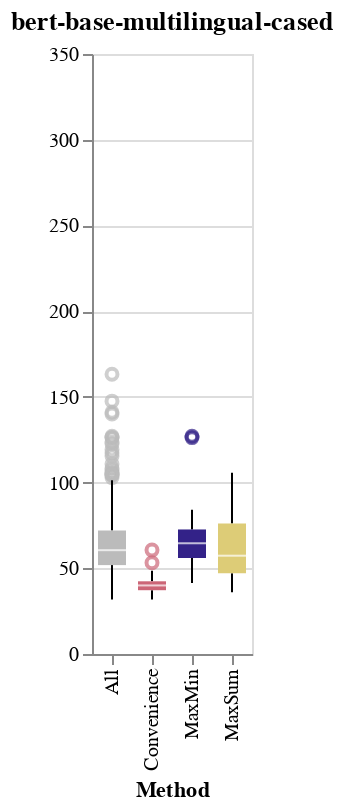

Source (notebook cell):
### Code cell
# plot relevant comparison
colors = ["#BBBBBB", "#CC6677", "#332288", "#DDCC77"]
plot = (
    alt.Chart(plot_df)
    .mark_boxplot()
    .encode(
        y=alt.Y("scores", title="").scale(domain=[0, 350]),
        x="Method",
        color=alt.Color("Method", legend=None).scale(range=colors),
    )
    .properties(title=model)
)
plot

### Figure 1 — Vega-Lite specification as saved in the notebook (floating-point values rounded to 4 significant figures; data arrays with more than 128 entries replaced by an {"elided": "..."} marker saying what was removed)
{"config": {"view": {"continuousWidth": 300, "continuousHeight": 300}}, "data": {"name": "data-255634820d4107b38016db8dbf65e4b7"}, "mark": {"type": "boxplot"}, "encoding": {"color": {"field": "Method", "legend": null, "scale": {"range": ["#BBBBBB", "#CC6677", "#332288", "#DDCC77"]}, "type": "nominal"}, "x": {"field": "Method", "type": "nominal"}, "y": {"field": "scores", "scale": {"domain": [0, 350]}, "title": "", "type": "quantitative"}}, "title": "bert-base-multilingual-cased", "$schema": "https://vega.github.io/schema/vega-lite/v5.17.0.json", "datasets": {"data-255634820d4107b38016db8dbf65e4b7": {"elided": "632 records"}}}
